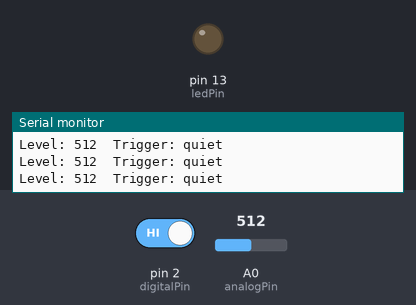
The sketch below on a simulated Arduino Uno, built with avr-gcc and run on an emulated ATmega328P. Parts: output pins drawn as LEDs (lit = HIGH), the last lines printed to the serial monitor. Inputs (shaded band) come from the test bench; at power-on: pin 2 (digitalPin) HIGH, A0 (analogPin) = 512.

Above: at 1.2 s.
1.3 s: pin 2 (digitalPin) driven LOW
At 2.0 s:
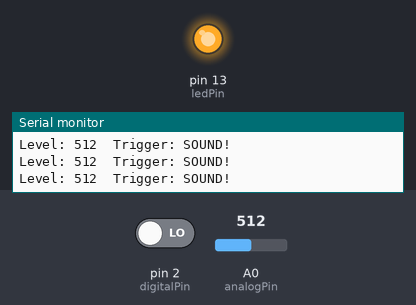
2.8 s: pin 2 (digitalPin) driven HIGH
At 3.6 s:
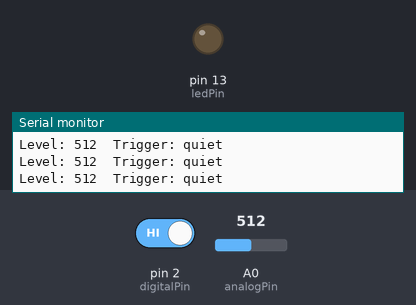
Timing chart, 0 to 5.8 s (numbered marks = the images above; inputs shaded):
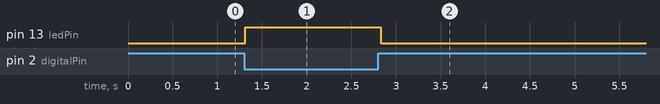

Measured:
- after the input at 1.3 s, pin 13 (ledPin): LOW → HIGH at once
- after the input at 2.8 s, pin 13 (ledPin): HIGH → LOW at once

The sketch:

example.ino
```cpp
// Reads the KY-037 analog level from A0 and the digital trigger on D2, prints values over serial, and lights the onboard LED when sound is detected.
//
// Buy this module: https://shillehtek.com/products/shillehtek-ky-037-sound-sensor-module
// Full manual: https://shillehtek.com/blogs/shillehtek-product-manuals/ky-037-sound-sensor-module-with-analog
// More examples: https://github.com/shillehbean/shillehtek-examples
//

// KY-037 Sound Sensor - read analog level and digital trigger

const int analogPin = A0;
const int digitalPin = 2;
const int ledPin = 13;

void setup() {
  Serial.begin(9600);
  pinMode(digitalPin, INPUT);
  pinMode(ledPin, OUTPUT);
}

void loop() {
  int level = analogRead(analogPin);
  int trig  = digitalRead(digitalPin);

  Serial.print("Level: ");
  Serial.print(level);
  Serial.print("\tTrigger: ");
  Serial.println(trig == LOW ? "SOUND!" : "quiet");

  digitalWrite(ledPin, trig == LOW ? HIGH : LOW);
  delay(50);
}
```
